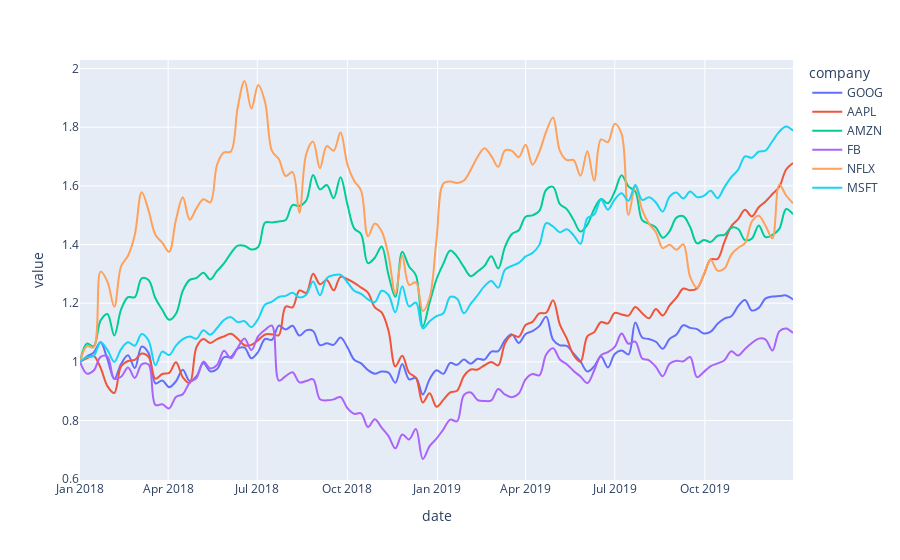

The cell this chart's notebook holds for it:
### Code cell
px.line(stocks, line_shape="spline")
